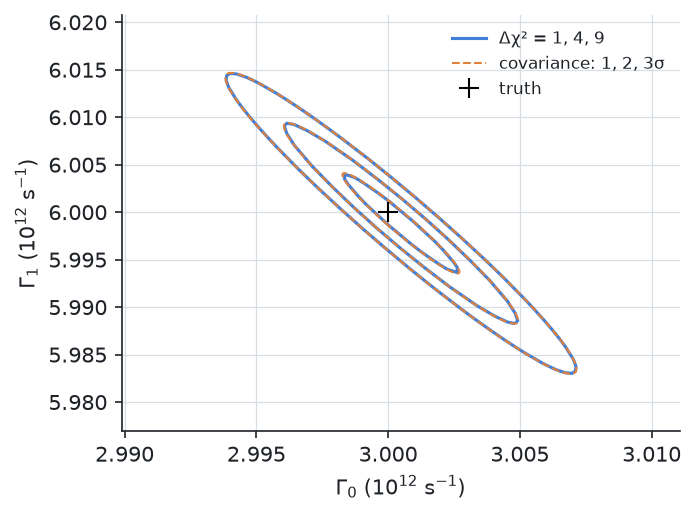

This figure's Python source:
from _data import d, data, rate, surface, true_rate

# --8<-- [start:example]
import numpy as np
from quantalyze.beta import boltzmann_fitting as bzf

errors = dict(resistivity_error="resistivity_error", hall_resistivity_error="hall_resistivity_error")
result = bzf.fit_transport(data, surface, rate=rate, layer_spacing=d, p0=true_rate, extrapolate=True, **errors)


def chi_squared(gamma0, gamma1):
    """χ² of the data against the model at any parameters."""
    model = bzf.transport(surface, data["field"], rate=rate, parameters={"gamma0": gamma0, "gamma1": gamma1},
                          layer_spacing=d, extrapolate=True)
    return sum(np.sum(((model[c] - data[c]) / data[f"{c}_error"]) ** 2) for c in ("resistivity", "hall_resistivity"))


# The covariance predicts Δχ² = 1 one standard deviation away along its principal axes.
best = np.array([result["gamma0"], result["gamma1"]])
values, vectors = np.linalg.eigh(result.covariance.to_numpy())
steps = [sign * np.sqrt(value) * vector for value, vector in zip(values, vectors.T) for sign in (1, -1)]
rises = [chi_squared(*(best + step)) - result.chi_squared for step in steps]
print("Δχ² one σ along each principal axis, both ways:", " ".join(f"{rise:.3f}" for rise in rises))

# The whole landscape, out to 4σ along each principal axis.
u, v = np.meshgrid(np.linspace(-4, 4, 21), np.linspace(-4, 4, 21))
gamma0, gamma1 = (best[:, None, None] + vectors[:, :1, None] * np.sqrt(values[0]) * u
                  + vectors[:, 1:, None] * np.sqrt(values[1]) * v)
landscape = np.vectorize(chi_squared)(gamma0, gamma1) - result.chi_squared
# --8<-- [end:example]

import matplotlib.pyplot as plt

fig, ax = plt.subplots(figsize=(4.8, 3.6))
ax.contour(gamma0 / 1e12, gamma1 / 1e12, landscape, levels=[1, 4, 9], colors="C0")
ax.plot([], [], color="C0", label="Δχ² = 1, 4, 9")
angle = np.linspace(0, 2 * np.pi, 200)
circle = np.stack([np.cos(angle), np.sin(angle)])
for k in (1, 2, 3):
    ellipse = best[:, None] + vectors @ (k * np.sqrt(values)[:, None] * circle)
    ax.plot(ellipse[0] / 1e12, ellipse[1] / 1e12, "--", color="C1", lw=1, label="covariance: 1, 2, 3σ" if k == 1 else None)
ax.plot(true_rate["gamma0"] / 1e12, true_rate["gamma1"] / 1e12, "k+", ms=10, label="truth")
ax.set(xlabel=r"$\Gamma_0$ ($10^{12}$ s$^{-1}$)", ylabel=r"$\Gamma_1$ ($10^{12}$ s$^{-1}$)")
ax.legend(fontsize=8)
